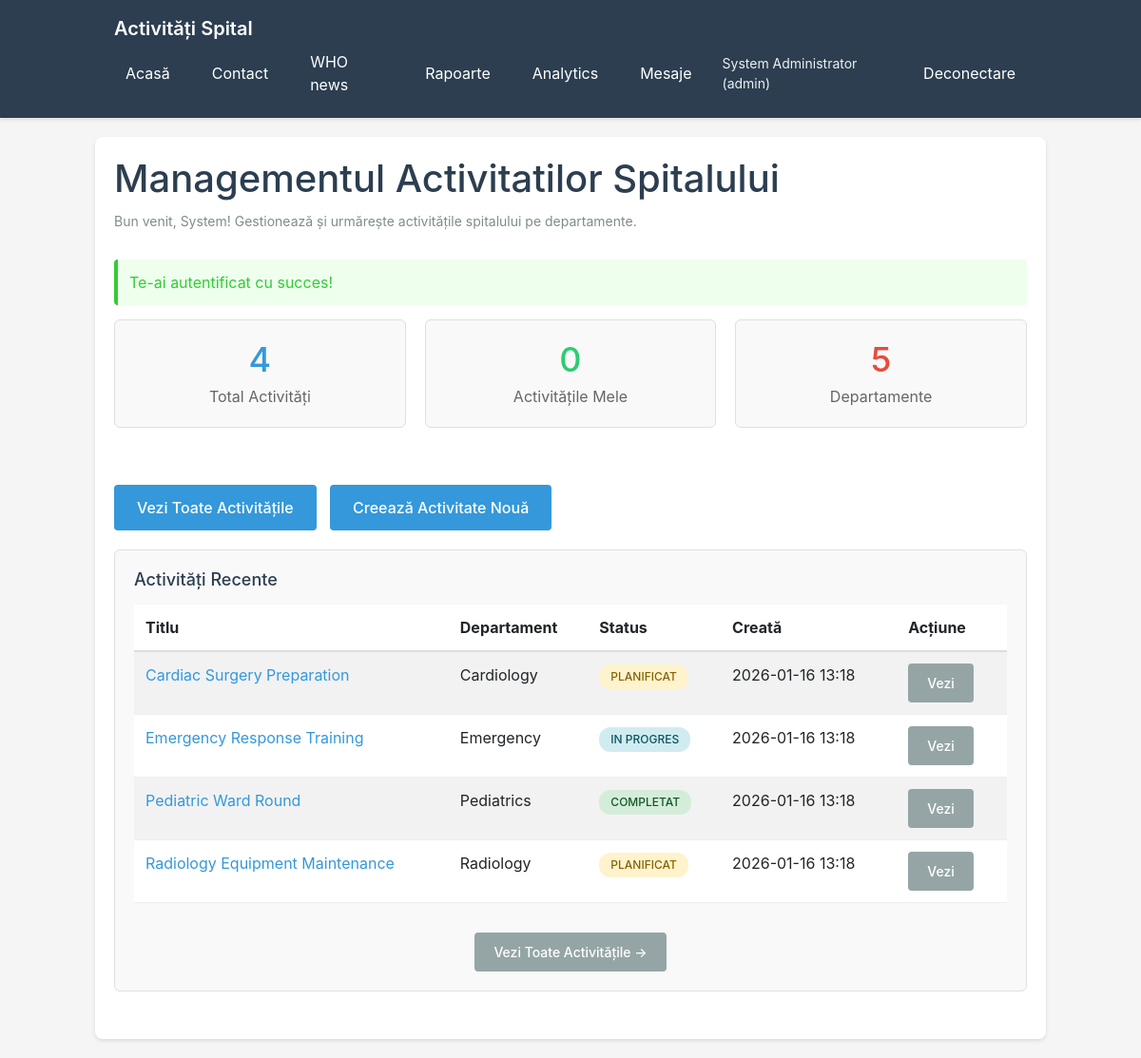
The app's page /index.php?logged_in=1 (signed in), older data.
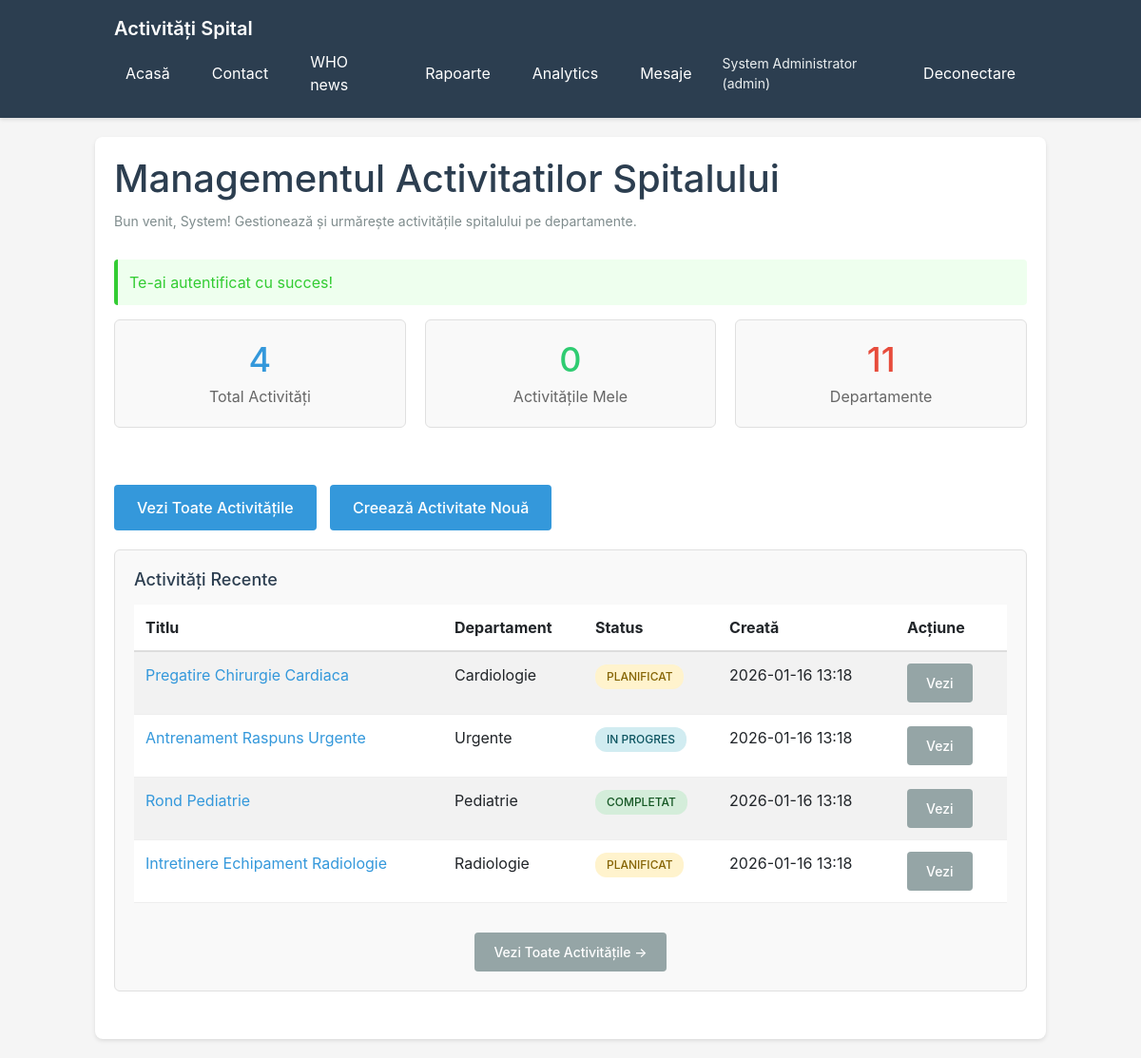
The same page, newer data.
### tables this page shows
CREATE TABLE IF NOT EXISTS activities (
    id INT AUTO_INCREMENT PRIMARY KEY,
    title VARCHAR(200) NOT NULL,
    description TEXT NOT NULL,
    department_id INT NOT NULL,
    created_by INT NOT NULL,
    status ENUM('planned', 'in_progress', 'completed', 'cancelled') DEFAULT 'planned',
    scheduled_date DATETIME,
    created_at TIMESTAMP DEFAULT CURRENT_TIMESTAMP,
    updated_at TIMESTAMP DEFAULT CURRENT_TIMESTAMP ON UPDATE CURRENT_TIMESTAMP,
    FOREIGN KEY (department_id) REFERENCES departments(id) ON DELETE RESTRICT,
    FOREIGN KEY (created_by) REFERENCES users(id) ON DELETE RESTRICT,
    INDEX idx_department (department_id),
    INDEX idx_status (status),
    INDEX idx_scheduled_date (scheduled_date)
);

CREATE TABLE IF NOT EXISTS departments (
    id INT AUTO_INCREMENT PRIMARY KEY,
    name VARCHAR(100) NOT NULL UNIQUE,
    description TEXT,
    created_at TIMESTAMP DEFAULT CURRENT_TIMESTAMP
);

### app/src/auth.php (called while the page is built, shortened)
<?php
function isLoggedIn() {
    return isset($_SESSION['user_id']);
}
function getCurrentUserId() {
    return $_SESSION['user_id'] ?? null;
}
function getCurrentUser() {
    return $_SESSION['user'] ?? null;
}
function hasRole($roleName) {
    $user = getCurrentUser();
    return $user && isset($user['role_name']) && $user['role_name'] === $roleName;
}
function canCreateActivity() {
    $user = getCurrentUser();
    $role = $user['role_name'] ?? '';
    return in_array($role, ['admin', 'staff', 'nurse']);
}

### app/src/helpers.php (called while the page is built, shortened)
<?php
function dbSelectAll($pdo, $sql, $params = []) {
    try {
        $stmt = $pdo->prepare($sql);
        $stmt->execute($params);
        return $stmt->fetchAll();
    } catch (PDOException $e) {
        error_log("Eroare selectare baza de date: " . $e->getMessage());
        return [];
    }
}
function dbSelectOne($pdo, $sql, $params = []) {
    try {
        $stmt = $pdo->prepare($sql);
        $stmt->execute($params);
        return $stmt->fetch();
    } catch (PDOException $e) {
        error_log("Eroare selectare baza de date: " . $e->getMessage());
        return false;
    }
}
function h($string) {
    return htmlspecialchars($string, ENT_QUOTES, 'UTF-8');
}
function formatDateTime($datetime, $format = 'Y-m-d H:i') {
    $dt = new DateTime($datetime);
    return $dt->format($format);
}
function translateStatus($status) {
    $translations = [
        'planned' => 'Planificat',
        'in_progress' => 'In Progres',
        'completed' => 'Completat',
        'cancelled' => 'Anulat'
    ];
    return $translations[$status] ?? ucfirst(str_replace('_', ' ', $status));
}

### index.php (the view, shortened to what this page needs)
<?php
require_once __DIR__ . '/app/src/db.php';
require_once __DIR__ . '/app/src/helpers.php';
require_once __DIR__ . '/app/src/auth.php';
$pdo = getDbConnection();
$isLoggedIn = isLoggedIn();
$currentUser = getCurrentUser();
$success = null;
if (isset($_GET['logged_in'])) {
    $success = 'Te-ai autentificat cu succes!';
}
$stats = [];
if ($isLoggedIn) {
    $stats['total_activities'] = dbSelectOne($pdo, "SELECT COUNT(*) as count FROM activities")['count'] ?? 0;
    $stats['my_activities'] = dbSelectOne($pdo, "SELECT COUNT(*) as count FROM activities WHERE created_by = ?", [getCurrentUserId()])['count'] ?? 0;
    $stats['departments'] = dbSelectOne($pdo, "SELECT COUNT(*) as count FROM departments")['count'] ?? 0;
    $recent_activities = dbSelectAll($pdo, "
        SELECT
            a.id,
            a.title,
            a.status,
            a.created_at,
            d.name AS department_name
        FROM activities a
        LEFT JOIN departments d ON a.department_id = d.id
        ORDER BY a.created_at DESC
        LIMIT 5
    ");
} else {
    $recent_activities = [];
}
?>
<h1>Managementul Activitatilor Spitalului</h1>
<p class="subtitle">Bun venit<?php echo $isLoggedIn ? ', ' . h($currentUser['first_name'] ?? '') : ''; ?>! Gestionează și urmărește activitățile spitalului pe departamente.</p>
<?php if ($success): ?>
    <div class="success"><?php echo h($success); ?></div>
<?php endif; ?>
<?php if ($isLoggedIn): ?>
    <div style="display: grid; grid-template-columns: repeat(auto-fit, minmax(200px, 1fr)); gap: 20px; margin-bottom: 30px;">
        <div class="form-section" style="text-align: center;">
            <h2 style="font-size: 36px; margin: 0; color: #3498db;"><?php echo $stats['total_activities']; ?></h2>
            <p style="margin: 5px 0 0 0; color: #666;">Total Activități</p>
        </div>
        <div class="form-section" style="text-align: center;">
            <h2 style="font-size: 36px; margin: 0; color: #2ecc71;"><?php echo $stats['my_activities']; ?></h2>
            <p style="margin: 5px 0 0 0; color: #666;">Activitățile Mele</p>
        </div>
        <div class="form-section" style="text-align: center;">
            <h2 style="font-size: 36px; margin: 0; color: #e74c3c;"><?php echo $stats['departments']; ?></h2>
            <p style="margin: 5px 0 0 0; color: #666;">Departamente</p>
        </div>
    </div>
    <div style="margin-bottom: 20px;">
        <a href="activities/index.php" class="btn" style="font-size: 16px; padding: 12px 24px;">Vezi Toate Activitățile</a>
        <?php if (canCreateActivity()): ?>
            <a href="activities/create.php" class="btn" style="font-size: 16px; padding: 12px 24px; margin-left: 10px;">Creează Activitate Nouă</a>
        <?php endif; ?>
    </div>
    <?php if (!empty($recent_activities)): ?>
        <div class="form-section">
            <h2>Activități Recente</h2>
            <div class="table-responsive">
            <table class="table table-striped table-hover">
                <thead>
                    <tr style="background: #f5f5f5; border-bottom: 2px solid #ddd;">
                        <th style="padding: 12px; text-align: left;">Titlu</th>
                        <th style="padding: 12px; text-align: left;">Departament</th>
                        <th style="padding: 12px; text-align: left; min-width: 120px;">Status</th>
                        <th style="padding: 12px; text-align: left; min-width: 160px;">Creată</th>
                        <th style="padding: 12px; text-align: left; min-width: 100px;">Acțiune</th>
                    </tr>
                </thead>
                <tbody>
                    <?php foreach ($recent_activities as $activity): ?>
                        <tr style="border-bottom: 1px solid #eee;">
                            <td style="padding: 12px;">
                                <a href="activities/show.php?id=<?php echo $activity['id']; ?>" style="color: #3498db; text-decoration: none;">
                                    <?php echo h($activity['title']); ?>
                                </a>
                            </td>
                            <td style="padding: 12px;"><?php echo h($activity['department_name'] ?? 'N/A'); ?></td>
                            <td style="padding: 12px;" class="text-nowrap">
                                <span class="activity-status status-<?php echo h($activity['status']); ?>">
                                    <?php echo h(translateStatus($activity['status'])); ?>
                                </span>
                            </td>
                            <td style="padding: 12px;" class="text-nowrap"><?php echo formatDateTime($activity['created_at']); ?></td>
                            <td style="padding: 12px;" class="text-nowrap">
                                <a href="activities/show.php?id=<?php echo $activity['id']; ?>" class="btn btn-secondary btn-sm">Vezi</a>
                            </td>
                        </tr>
                    <?php endforeach; ?>
                </tbody>
            </table>
            </div>
            <div style="margin-top: 15px; text-align: center;">
                <a href="activities/index.php" class="btn btn-secondary">Vezi Toate Activitățile →</a>
            </div>
        </div>
    <?php endif; ?>
<?php endif; ?>
<?php
$content = ob_get_clean();
include __DIR__ . '/app/views/layout.php';
?>

### app/views/layout.php (shortened to what this page needs)
<?php
require_once __DIR__ . '/../src/analytics.php';
require_once __DIR__ . '/../src/auth.php';
$isLoggedIn = isLoggedIn();
$currentUser = getCurrentUser();
$relativePath = '';
?>
<!DOCTYPE html>
<html lang="ro">
<head>
    <link href="https://cdn.jsdelivr.net/npm/bootstrap@5.3.0/dist/css/bootstrap.min.css" rel="stylesheet">
</head>
<body>
    <nav class="navbar">
        <div class="nav-container">
            <a href="<?php echo $relativePath; ?>index.php" class="nav-brand">Activități Spital</a>
            <div class="nav-links">
                <a href="<?php echo $relativePath; ?>index.php">Acasă</a>
                <a href="<?php echo $relativePath; ?>contact.php">Contact</a>
                <?php if ($isLoggedIn): ?>
                    <a href="<?php echo $relativePath; ?>external.php">WHO news</a>
                    <a href="<?php echo $relativePath; ?>reports/activities.php">Rapoarte</a>
                    <?php if (hasRole('admin')): ?>
                        <a href="<?php echo $relativePath; ?>admin/analytics.php">Analytics</a>
                        <a href="<?php echo $relativePath; ?>admin/messages.php">Mesaje</a>
                    <?php endif; ?>
                    <span class="user-info">
                        <?php echo h($currentUser['first_name'] ?? ''); ?> <?php echo h($currentUser['last_name'] ?? ''); ?>
                        (<?php echo h($currentUser['role_name'] ?? 'Utilizator'); ?>)
                    </span>
                    <a href="<?php echo $relativePath; ?>logout.php">Deconectare</a>
                <?php else: ?>
                    <a href="<?php echo $relativePath; ?>login.php">Autentificare</a>
                    <a href="<?php echo $relativePath; ?>register.php">Înregistrare</a>
                <?php endif; ?>
            </div>
        </div>
    </nav>
    <div class="container">
        <?php echo $content ?? ''; ?>
    </div>
</body>
</html>

### app/views/layout.php (style rules this page uses)
* { margin: 0; padding: 0; box-sizing: border-box; }
body { font-family: -apple-system, BlinkMacSystemFont, 'Segoe UI', Roboto, Oxygen, Ubuntu, Cantarell, sans-serif; background: #f5f5f5; padding: 0; }
.navbar { background: #2c3e50; color: white; padding: 15px 0; box-shadow: 0 2px 4px rgba(0,0,0,0.1); }
.nav-container { max-width: 1000px; margin: 0 auto; padding: 0 20px; display: flex; justify-content: space-between; align-items: center; flex-wrap: wrap; }
.nav-brand { font-size: 20px; font-weight: 600; color: white; text-decoration: none; }
.nav-links { display: flex; gap: 20px; align-items: center; }
.nav-links a { color: white; text-decoration: none; padding: 8px 12px; border-radius: 4px; transition: background 0.2s; }
.user-info { color: #ecf0f1; font-size: 14px; }
.container { max-width: 1000px; margin: 20px auto; background: white; border-radius: 8px; box-shadow: 0 2px 4px rgba(0,0,0,0.1); padding: 20px; }
h1 { color: #2c3e50; margin-bottom: 10px; }
.subtitle { color: #7f8c8d; margin-bottom: 30px; font-size: 14px; }
.form-section { background: #f9f9f9; padding: 20px; border-radius: 6px; margin-bottom: 30px; border: 1px solid #e0e0e0; }
.form-section h2 { color: #2c3e50; margin-bottom: 15px; font-size: 18px; }
button, .btn { background: #3498db; color: white; border: none; padding: 10px 20px; border-radius: 4px; cursor: pointer; font-size: 14px; font-weight: 500; transition: background 0.2s; text-decoration: none; display: inline-block; }
.btn-secondary { background: #95a5a6; }
.success { background: #efe; color: #3c3; padding: 12px; border-radius: 4px; margin-bottom: 15px; border-left: 4px solid #3c3; }

### index.php (style rules this page uses)
.activity-status { display: inline-block; padding: 4px 12px; border-radius: 12px; font-size: 12px; font-weight: 500; text-transform: uppercase; }
.status-planned { background: #fff3cd; color: #856404; }
.status-in_progress { background: #d1ecf1; color: #0c5460; }
.status-completed { background: #d4edda; color: #155724; }

Row changes from the older to the newer data that the page shows:
changed activities: title "Cardiac Surgery Preparation" → "Pregatire Chirurgie Cardiaca"; department.name "Cardiology" → "Cardiologie"
changed activities "IN PROGRES": title "Emergency Response Training" → "Antrenament Raspuns Urgente"; department.name "Emergency" → "Urgente"
changed activities "COMPLETAT": title "Pediatric Ward Round" → "Rond Pediatrie"; department.name "Pediatrics" → "Pediatrie"
changed activities: title "Radiology Equipment Maintenance" → "Intretinere Echipament Radiologie"; department.name "Radiology" → "Radiologie"
Text that changed along with them:
$stats['departments']: "5" → "11"
